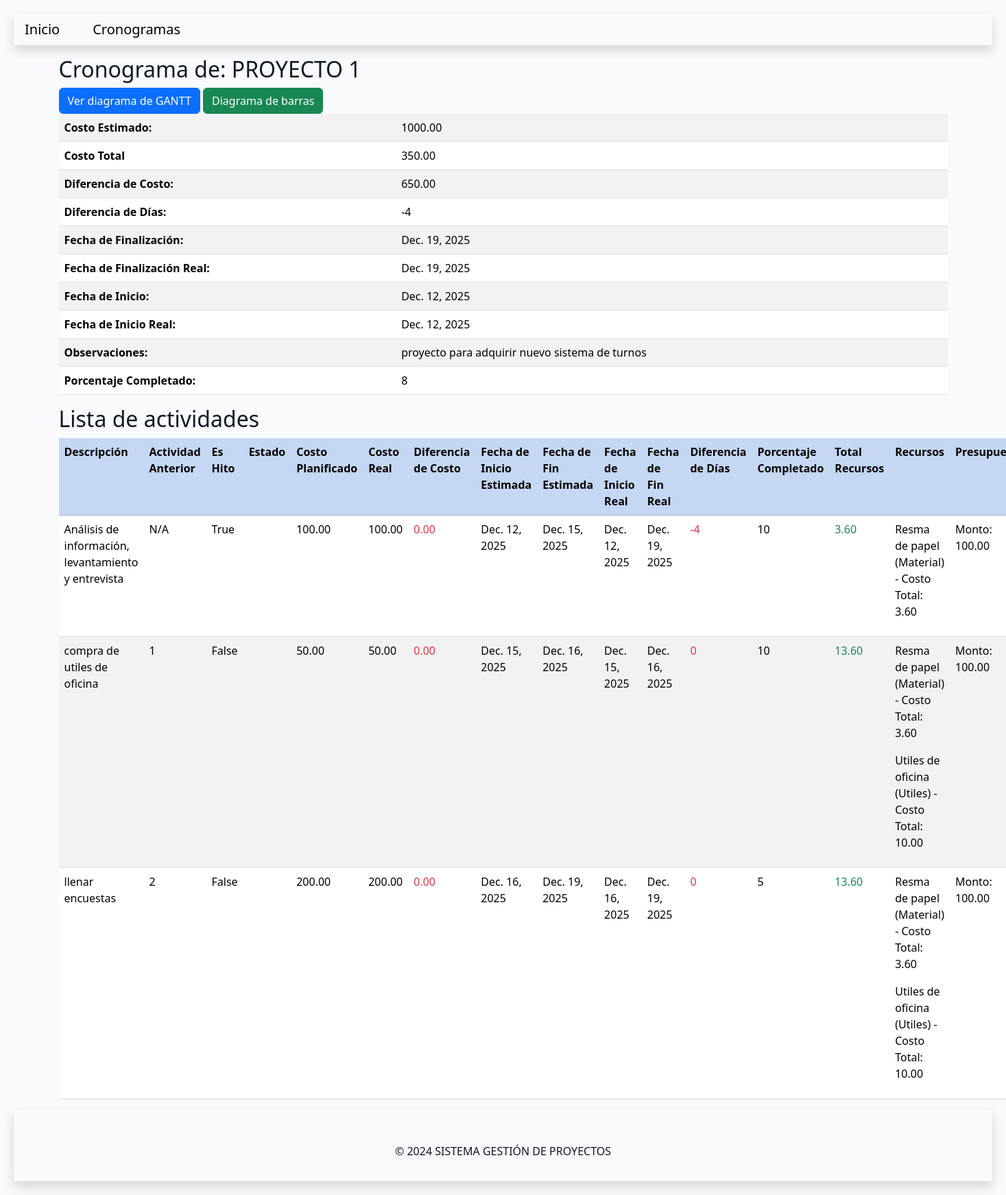
Page /lineabase/cronograma/cronogramaproyecto1/ on the committed database.
### lineabase/models.py (models this page shows, shortened)
class Cronograma(models.Model):
    costoEstimado = models.DecimalField( decimal_places=2, max_digits=10)
    fechaFinProyecto = models.DateField()
    fechaInicioProyecto = models.DateField()
    observaciones = models.TextField()
    proyecto = models.ForeignKey(to='gestionproyecto.Proyecto', on_delete=models.CASCADE)
    slug = models.SlugField(unique=True, max_length=200, blank=True)
    @property
    def costoRealTotal(self):
        actividades = self.actividad_set.all()
        return sum(actividad.costoReal for actividad in actividades)
    @property
    def diferenciaCostoProyecto(self):
        return self.costoEstimado - self.costoRealTotal
    @property
    def diferenciaDiasTotal(self):
        actividades = self.actividad_set.all()
        return sum(actividad.diferenciaTiempo for actividad in actividades)
    @property
    def porcentajeCompletado(self):
        actividades = self.actividad_set.all()
        if actividades:
            return sum(actividad.porcentajeCompletado for actividad in actividades) // actividades.count()
        return 0
    @property
    def fechaInicioRealProyecto(self):
        actividades = self.actividad_set.all()
        if actividades:
            return min(actividad.fechaInicioReal for actividad in actividades)
        return None
    @property
    def fechaFinRealProyecto(self):
        actividades = self.actividad_set.all()
        if actividades:
            return max(actividad.fechaFinReal for actividad in actividades)
        return None
    @property
    def listaActividades(self):
        return self.actividad_set.all()

class Actividad(models.Model):
    actividadAnterior = models.ForeignKey(to='self', on_delete=models.CASCADE, null=True, blank=True)
    costoPlanificado = models.DecimalField( decimal_places=2, max_digits=10)
    costoReal = models.DecimalField( decimal_places=2, max_digits=10)
    descripcion = models.TextField()
    esHito = models.BooleanField()
    estado = models.IntegerField(choices=ESTADO, default=0)
    fechaInicio = models.DateField()
    fechaFin = models.DateField()
    fechaInicioReal = models.DateField()
    fechaFinReal = models.DateField()
    porcentajeCompletado = models.IntegerField()
    cronograma = models.ForeignKey(to=Cronograma, on_delete=models.CASCADE)
    recursos = models.ManyToManyField(to=Recurso, blank=True)
    presupuesto = models.ForeignKey(to=Presupuesto, on_delete=models.CASCADE)
    slug = models.SlugField(unique=True, max_length=200, blank=True)
    @property
    def diferenciaCosto(self):
        return self.costoPlanificado - self.costoReal
    @property
    def diferenciaTiempo(self):
        return (self.fechaFin - self.fechaFinReal).days
    totalRecursosActividad = property(lambda self: sum(recurso.costoUnitario * recurso.cantidad for recurso in self.recursos.all()))

class Recurso(models.Model):
    cantidad = models.IntegerField( default=0)
    costoUnitario = models.DecimalField( decimal_places=2, max_digits=10)
    nombre = models.CharField(max_length=100)
    tipo = models.CharField(max_length=100)
    slug = models.SlugField(unique=True, max_length=200, blank=True)
    @property
    def costoTotal(self):
        return self.cantidad * self.costoUnitario

class Presupuesto(models.Model):
    montoTotal = models.DecimalField( decimal_places=2, max_digits=10)
    slug = models.SlugField(unique=True, max_length=200, blank=True)

### gestionproyecto/models.py (models this page shows, shortened)
class Proyecto(models.Model):
    nombre = models.CharField(max_length=100)
    descripcion = models.TextField()
    fecha_inicio = models.DateField()
    fecha_fin = models.DateField()
    estado = models.IntegerField(choices=ESTADO, default=0)
    fecha_creacion = models.DateTimeField(auto_now_add=True)
    fecha_modificacion = models.DateTimeField(auto_now=True)
    acta_constitucion = models.OneToOneField(to='gestionproyecto.ActaConstitucion', on_delete=models.CASCADE, null=True, blank=True)
    interesados = models.ManyToManyField(to=Interesado, blank=True)
    comunicaciones = models.ManyToManyField(to=Comunicacion, blank=True)
    riesgos = models.ManyToManyField(to=Riesgo, blank=True)
    alcances = models.ManyToManyField(to=Alcance, blank=True)
    slug = models.SlugField(unique=True, max_length=200, blank=True)

### lineabase/views.py (the view)
# urls.py: path('cronograma/<slug:slug>/', views.CronogramaView.as_view(), name='cronograma_view'),
class CronogramaView(generic.DetailView):
    model = Cronograma
    template_name = 'lineabase/cronograma.html'

### templates/lineabase/cronograma.html
{% extends 'lineabase/base.html' %}
{% block content %}
<div class="container">
<div class="title mt-3">
<div class="card-title">
    <h2>Cronograma de:  {{ cronograma.proyecto.nombre }}</h2>
    <a class="btn btn-primary" href="{% url 'gantt_chart' cronograma.slug %}" target="_blank">Ver diagrama de GANTT</a>
    <a class="btn btn-success" href="{% url 'bar_chart' cronograma.slug %}" target="_blank">Diagrama de barras</a>
</div>
<div class="card-body">
    <table class="table table-striped" >
        <tr>
            <th>Costo Estimado:</th>
            <td>{{ cronograma.costoEstimado }}</td>
        </tr>
        <tr>
            <th>Costo Total</th>
            <td>{{ cronograma.costoRealTotal }}</td>
        </tr>
        <tr>
            <th>Diferencia de Costo:</th>
            <td>{{ cronograma.diferenciaCostoProyecto }}</td>
        </tr>
        <tr>
            <th>Diferencia de Días:</th>
            <td>{{ cronograma.diferenciaDiasTotal }}</td>
        </tr>
        <tr>
            <th>Fecha de Finalización:</th>
            <td>{{ cronograma.fechaFinProyecto }}</td>
        </tr>
        <tr>
            <th>Fecha de Finalización Real:</th>
            <td>{{ cronograma.fechaFinRealProyecto }}</td>
        </tr>
        <tr>
            <th>Fecha de Inicio:</th>
            <td>{{ cronograma.fechaInicioProyecto }}</td>
        </tr>
        <tr>
            <th>Fecha de Inicio Real:</th>
            <td>{{ cronograma.fechaInicioRealProyecto }}</td>
        </tr>
        <tr>
            <th>Observaciones:</th>
            <td>{{ cronograma.observaciones }}</td>
        </tr>
        <tr>
            <th>Porcentaje Completado:</th>
            <td>{{ cronograma.porcentajeCompletado }}</td>
        </tr>
    </table>
</div>
</div>
</div>
<div class="container">
<div class="title mt-3">
<div class="card-title">
    <h2>Lista de actividades</h2>
</div>
<div class="card-body">
    <table class="table table-striped" >
        <tr class="table-primary">
            <th>Descripción</th>
            <th>Actividad Anterior</th>
            <th>Es Hito</th>
            <th>Estado</th>
            <th>Costo Planificado</th>
            <th>Costo Real</th>
            <th>Diferencia de Costo</th>
            <th>Fecha de Inicio Estimada</th>
            <th>Fecha de Fin Estimada</th>
            <th>Fecha de Inicio Real</th>
            <th>Fecha de Fin Real</th>
            <th>Diferencia de Días</th>
            <th>Porcentaje Completado</th>
            <th>Total Recursos</th>
            <th>Recursos</th>
            <th>Presupuesto</th>
        </tr>
         {% for actividad in cronograma.listaActividades %}
        <tr>
            <td>{{ actividad.descripcion }}</td>
            <td>{% if actividad.actividadAnterior %}{{ actividad.actividadAnterior.id }}{% else %}N/A{% endif %}</td>
            <td>{{ actividad.esHito }}</td>
            <td>{{ actividad.Estado }}</td>
            <td>{{ actividad.costoPlanificado }}</td>
            <td>{{ actividad.costoReal }}</td>
            <td class="text-danger">{{ actividad.diferenciaCosto }}</td>
            <td>{{ actividad.fechaInicio }}</td>
            <td>{{ actividad.fechaFin }}</td>
            <td>{{ actividad.fechaInicioReal }}</td>
            <td>{{ actividad.fechaFinReal }}</td>
            <td class="text-danger">{{ actividad.diferenciaTiempo }}</td>
            <td>{{ actividad.porcentajeCompletado }}</td>
            <td class="text-success">{{ actividad.totalRecursosActividad }}</td>
            <td>
                {% for recurso in actividad.recursos.all %}
                    <p>{{ recurso.nombre }} ({{ recurso.tipo }}) - Costo Total: {{ recurso.costoTotal }}</p>
                {% endfor %}
            </td>
            <td>
                <p>Monto: {{ actividad.presupuesto.montoTotal }}</p>
            </td>
        </tr>
        {% endfor %}
    </table>
</div>
</div>
</div>
{% endblock content %}

### templates/lineabase/base.html (style rules this page uses)
:root { --label-width: 200px; --row-height: 36px; --gap: 6px; --axis-height: 40px; --bar-radius: 4px; --font-family: system-ui, -apple-system, "Segoe UI", Roboto, "Helvetica Neue", Arial; }
body { margin: 20px; font-family: var(--font-family); color: #111827; background: #f8fafc; }

### rows in the picture
Cronograma: proyecto.nombre "PROYECTO 1", costoEstimado "1000.00", costoRealTotal "350.00", diferenciaCostoProyecto "650.00", diferenciaDiasTotal "-4", fechaFinProyecto "Dec. 19, 2025", fechaFinRealProyecto "Dec. 19, 2025", fechaInicioProyecto "Dec. 12, 2025", fechaInicioRealProyecto "Dec. 12, 2025", observaciones "proyecto para adquirir nuevo sistema de turnos", porcentajeCompletado "8"
Actividad: descripcion "Análisis de información, levantamiento y entrevista", shows "N/A", esHito "True", costoPlanificado "100.00", costoReal "100.00", diferenciaCosto "0.00", fechaInicio "Dec. 12, 2025", fechaFin "Dec. 15, 2025", fechaInicioReal "Dec. 12, 2025", fechaFinReal "Dec. 19, 2025", diferenciaTiempo "-4", porcentajeCompletado "10", totalRecursosActividad "3.60", presupuesto.montoTotal "100.00"
Recurso: nombre "Resma de papel", tipo "Material", costoTotal "3.60"
Actividad: descripcion "compra de utiles de oficina", actividadAnterior.id "1", esHito "False", costoPlanificado "50.00", costoReal "50.00", diferenciaCosto "0.00", fechaInicio "Dec. 15, 2025", fechaFin "Dec. 16, 2025", fechaInicioReal "Dec. 15, 2025", fechaFinReal "Dec. 16, 2025", diferenciaTiempo "0", porcentajeCompletado "10", totalRecursosActividad "13.60", presupuesto.montoTotal "100.00"
Recurso: nombre "Utiles de oficina", tipo "Utiles", costoTotal "10.00"
Actividad: descripcion "llenar encuestas", actividadAnterior.id "2", esHito "False", costoPlanificado "200.00", costoReal "200.00", diferenciaCosto "0.00", fechaInicio "Dec. 16, 2025", fechaFin "Dec. 19, 2025", fechaInicioReal "Dec. 16, 2025", fechaFinReal "Dec. 19, 2025", diferenciaTiempo "0", porcentajeCompletado "5", totalRecursosActividad "13.60", presupuesto.montoTotal "100.00"
